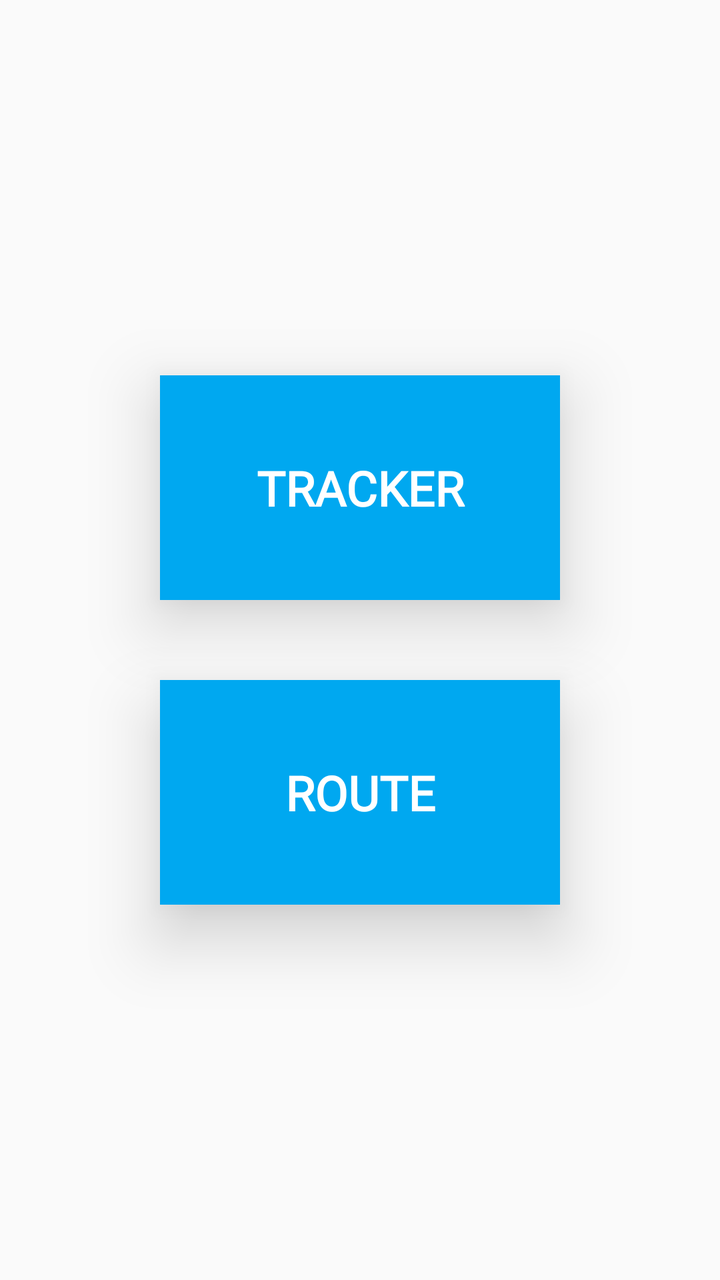
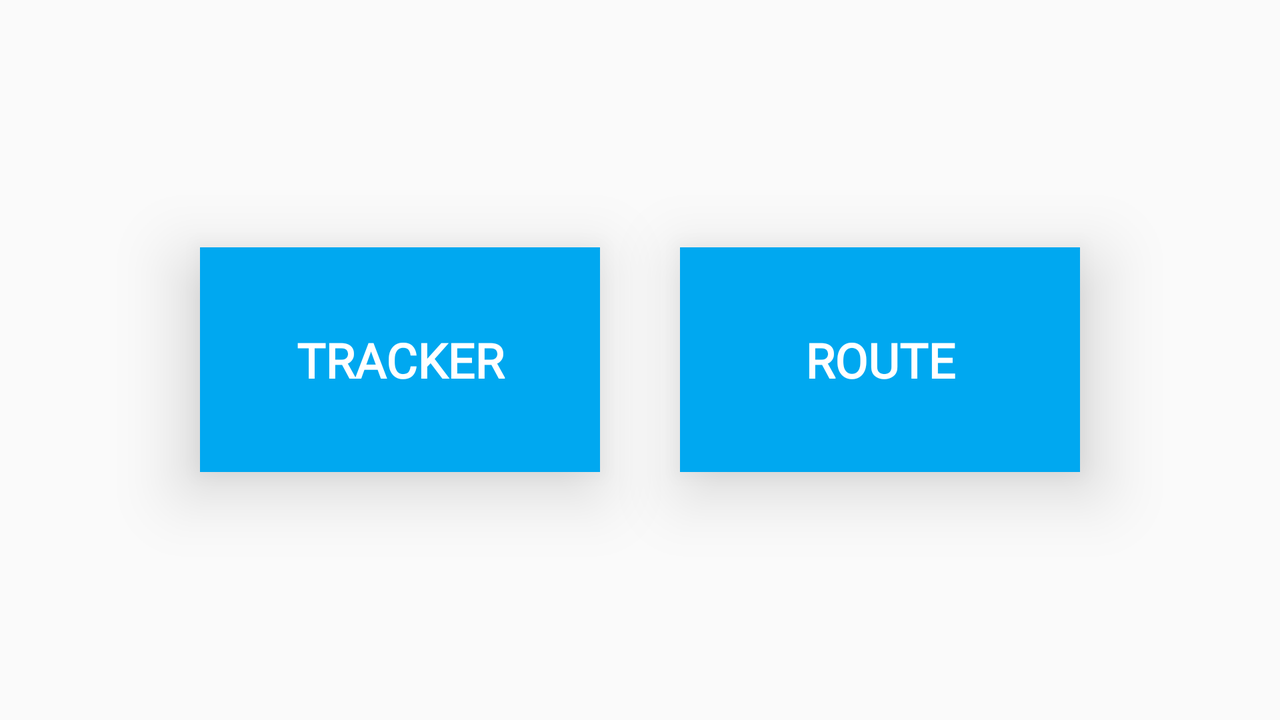

Two renders of one Android screen. The first uses the default layout on a phone; the second uses the alternative layout the repository ships for a different screen configuration, on a matching device. The two XML files are below.
<!-- AndroidManifest.xml: application theme AppTheme -->
<!-- res/layout/activity_home.xml -->
<?xml version="1.0" encoding="utf-8"?>
<RelativeLayout xmlns:android="http://schemas.android.com/apk/res/android"
    xmlns:app="http://schemas.android.com/apk/res-auto"
    xmlns:tools="http://schemas.android.com/tools"
    android:layout_width="match_parent"
    android:layout_height="match_parent"
    android:gravity="center"
    tools:context=".activity.HomeActivity">

    <Button
        android:id="@+id/tracker"
        android:layout_width="200dp"
        android:layout_height="wrap_content"
        android:padding="40dp"
        android:onClick="startTrackerActivity"
        android:background="@color/colorAccent"
        android:textColor="@android:color/white"
        android:textAllCaps="true"
        android:textStyle="bold"
        android:elevation="10dp"
        android:translationZ="10dp"
        android:stateListAnimator="@null"
        android:layout_margin="20dp"
        android:text="Tracker"
        android:textSize="24sp" />

    <Button
        android:id="@+id/route"
        android:layout_width="200dp"
        android:layout_height="wrap_content"
        android:padding="40dp"
        android:background="@color/colorAccent"
        android:textColor="@android:color/white"
        android:textAllCaps="true"
        android:textStyle="bold"
        android:elevation="10dp"
        android:translationZ="10dp"
        android:stateListAnimator="@null"
        android:onClick="startRouteActivity"
        android:layout_margin="20dp"
        android:layout_below="@id/tracker"
        android:text="Route"
        android:textSize="24sp" />
</RelativeLayout>
<!-- resources referenced by this layout -->
<resources>
  <color name="colorAccent">#00a8f0</color>
  <style name="AppTheme" parent="Theme.AppCompat.Light.DarkActionBar">
          
          <item name="colorPrimary">@color/colorPrimary</item>
          <item name="colorPrimaryDark">@color/colorPrimaryDark</item>
          <item name="colorAccent">@color/colorAccent</item>
          <item name="android:fontFamily">@font/timess</item>
      </style>
  <color name="colorPrimary">#00f090</color>
  <color name="colorPrimaryDark">#009070</color>
</resources>
<!-- res/layout-land/activity_home.xml (the repository's variant of the layout above) -->
<!-- drawn on the phone turned sideways -->
<?xml version="1.0" encoding="utf-8"?>
<RelativeLayout xmlns:android="http://schemas.android.com/apk/res/android"
    xmlns:app="http://schemas.android.com/apk/res-auto"
    xmlns:tools="http://schemas.android.com/tools"
    android:layout_width="match_parent"
    android:layout_height="match_parent"
    android:gravity="center"
    tools:context=".activity.HomeActivity">

    <Button
        android:id="@+id/tracker"
        android:layout_width="200dp"
        android:layout_height="wrap_content"
        android:background="@color/colorAccent"
        android:elevation="10dp"
        android:onClick="startTrackerActivity"
        android:padding="40dp"
        android:text="Tracker"
        android:textAllCaps="true"
        android:layout_margin="20dp"
        android:textColor="@android:color/white"
        android:textSize="24sp"
        android:stateListAnimator="@null"
        android:translationZ="10dp"
        android:textStyle="bold" />

    <Button
        android:id="@+id/route"
        android:layout_width="200dp"
        android:layout_height="wrap_content"
        android:background="@color/colorAccent"
        android:elevation="10dp"
        android:translationZ="10dp"
        android:stateListAnimator="@null"
        android:onClick="startRouteActivity"
        android:padding="40dp"
        android:layout_margin="20dp"
        android:text="Route"
        android:textAllCaps="true"
        android:textColor="@android:color/white"
        android:textSize="24sp"
        android:textStyle="bold"
        android:layout_toRightOf="@id/tracker"/>
</RelativeLayout>
